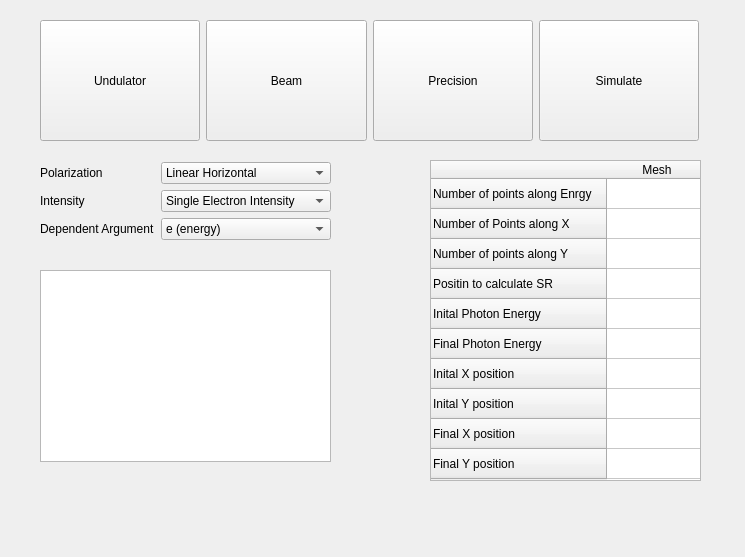
<?xml version="1.0" encoding="UTF-8"?>
<ui version="4.0">
 <class>Form</class>
 <widget class="QWidget" name="Form">
  <property name="geometry">
   <rect>
    <x>0</x>
    <y>0</y>
    <width>745</width>
    <height>557</height>
   </rect>
  </property>
  <property name="windowTitle">
   <string>Form</string>
  </property>
  <widget class="QWidget" name="gridLayoutWidget">
   <property name="geometry">
    <rect>
     <x>40</x>
     <y>20</y>
     <width>659</width>
     <height>121</height>
    </rect>
   </property>
   <layout class="QGridLayout" name="gridLayout">
    <item row="0" column="0">
     <widget class="QPushButton" name="pushButton">
      <property name="sizePolicy">
       <sizepolicy hsizetype="Minimum" vsizetype="MinimumExpanding">
        <horstretch>0</horstretch>
        <verstretch>0</verstretch>
       </sizepolicy>
      </property>
      <property name="text">
       <string>Undulator</string>
      </property>
     </widget>
    </item>
    <item row="0" column="2">
     <widget class="QPushButton" name="pushButton_3">
      <property name="sizePolicy">
       <sizepolicy hsizetype="Minimum" vsizetype="MinimumExpanding">
        <horstretch>0</horstretch>
        <verstretch>0</verstretch>
       </sizepolicy>
      </property>
      <property name="text">
       <string>Precision</string>
      </property>
     </widget>
    </item>
    <item row="0" column="1">
     <widget class="QPushButton" name="pushButton_2">
      <property name="sizePolicy">
       <sizepolicy hsizetype="Minimum" vsizetype="MinimumExpanding">
        <horstretch>0</horstretch>
        <verstretch>0</verstretch>
       </sizepolicy>
      </property>
      <property name="text">
       <string>Beam</string>
      </property>
     </widget>
    </item>
    <item row="0" column="3">
     <widget class="QPushButton" name="pushButton_4">
      <property name="sizePolicy">
       <sizepolicy hsizetype="Minimum" vsizetype="MinimumExpanding">
        <horstretch>0</horstretch>
        <verstretch>0</verstretch>
       </sizepolicy>
      </property>
      <property name="text">
       <string>Simulate</string>
      </property>
     </widget>
    </item>
   </layout>
  </widget>
  <widget class="QWidget" name="formLayoutWidget_4">
   <property name="geometry">
    <rect>
     <x>40</x>
     <y>160</y>
     <width>291</width>
     <height>82</height>
    </rect>
   </property>
   <layout class="QFormLayout" name="formLayout_4">
    <property name="labelAlignment">
     <set>Qt::AlignLeading|Qt::AlignLeft|Qt::AlignVCenter</set>
    </property>
    <property name="formAlignment">
     <set>Qt::AlignCenter</set>
    </property>
    <item row="0" column="0">
     <widget class="QLabel" name="label_31">
      <property name="text">
       <string>Polarization</string>
      </property>
     </widget>
    </item>
    <item row="1" column="0">
     <widget class="QLabel" name="label_32">
      <property name="text">
       <string>Intensity</string>
      </property>
     </widget>
    </item>
    <item row="1" column="1">
     <widget class="QComboBox" name="comboBox_3">
      <item>
       <property name="text">
        <string>Single Electron Intensity</string>
       </property>
      </item>
      <item>
       <property name="text">
        <string>Multi Electron Intensity</string>
       </property>
      </item>
      <item>
       <property name="text">
        <string>Single Electron FLux</string>
       </property>
      </item>
      <item>
       <property name="text">
        <string>Multi Electron FLux</string>
       </property>
      </item>
      <item>
       <property name="text">
        <string>Single Electron Radiation Phase</string>
       </property>
      </item>
      <item>
       <property name="text">
        <string>Real Part of Electron E-Field</string>
       </property>
      </item>
      <item>
       <property name="text">
        <string>Imaginary Part of Electron E-Field</string>
       </property>
      </item>
     </widget>
    </item>
    <item row="2" column="0">
     <widget class="QLabel" name="label_33">
      <property name="text">
       <string>Dependent Argument</string>
      </property>
     </widget>
    </item>
    <item row="2" column="1">
     <widget class="QComboBox" name="comboBox_4">
      <item>
       <property name="text">
        <string>e (energy)</string>
       </property>
      </item>
      <item>
       <property name="text">
        <string>x (horizontal)</string>
       </property>
      </item>
      <item>
       <property name="text">
        <string>y (vertical)</string>
       </property>
      </item>
      <item>
       <property name="text">
        <string>x &amp; y</string>
       </property>
      </item>
      <item>
       <property name="text">
        <string>e &amp; x</string>
       </property>
      </item>
      <item>
       <property name="text">
        <string>e &amp; y</string>
       </property>
      </item>
      <item>
       <property name="text">
        <string>e &amp; x &amp; y</string>
       </property>
      </item>
     </widget>
    </item>
    <item row="0" column="1">
     <widget class="QComboBox" name="comboBox_5">
      <item>
       <property name="text">
        <string>Linear Horizontal</string>
       </property>
      </item>
      <item>
       <property name="text">
        <string>Linear Vertical</string>
       </property>
      </item>
      <item>
       <property name="text">
        <string>Linear 45 Degrees</string>
       </property>
      </item>
      <item>
       <property name="text">
        <string>Linear 135 Degrees</string>
       </property>
      </item>
      <item>
       <property name="text">
        <string>Circular Right</string>
       </property>
      </item>
      <item>
       <property name="text">
        <string>Circular</string>
       </property>
      </item>
      <item>
       <property name="text">
        <string>Total</string>
       </property>
      </item>
     </widget>
    </item>
   </layout>
  </widget>
  <widget class="QTableWidget" name="tableWidget">
   <property name="geometry">
    <rect>
     <x>430</x>
     <y>160</y>
     <width>271</width>
     <height>321</height>
    </rect>
   </property>
   <row>
    <property name="text">
     <string>Number of points along Enrgy</string>
    </property>
   </row>
   <row>
    <property name="text">
     <string>Number of Points along X</string>
    </property>
   </row>
   <row>
    <property name="text">
     <string>Number of points along Y</string>
    </property>
   </row>
   <row>
    <property name="text">
     <string>Positin to calculate SR</string>
    </property>
   </row>
   <row>
    <property name="text">
     <string>Inital Photon Energy</string>
    </property>
   </row>
   <row>
    <property name="text">
     <string>Final Photon Energy</string>
    </property>
   </row>
   <row>
    <property name="text">
     <string>Inital X position</string>
    </property>
   </row>
   <row>
    <property name="text">
     <string>Inital Y position</string>
    </property>
   </row>
   <row>
    <property name="text">
     <string>Final X position</string>
    </property>
   </row>
   <row>
    <property name="text">
     <string>Final Y position</string>
    </property>
   </row>
   <column>
    <property name="text">
     <string>Mesh</string>
    </property>
   </column>
  </widget>
  <widget class="QGraphicsView" name="graphicsView">
   <property name="geometry">
    <rect>
     <x>40</x>
     <y>270</y>
     <width>291</width>
     <height>192</height>
    </rect>
   </property>
  </widget>
  <zorder>gridLayoutWidget</zorder>
  <zorder>pushButton</zorder>
  <zorder>pushButton_2</zorder>
  <zorder>formLayoutWidget_4</zorder>
  <zorder>tableWidget</zorder>
  <zorder>graphicsView</zorder>
 </widget>
 <resources/>
 <connections/>
</ui>
